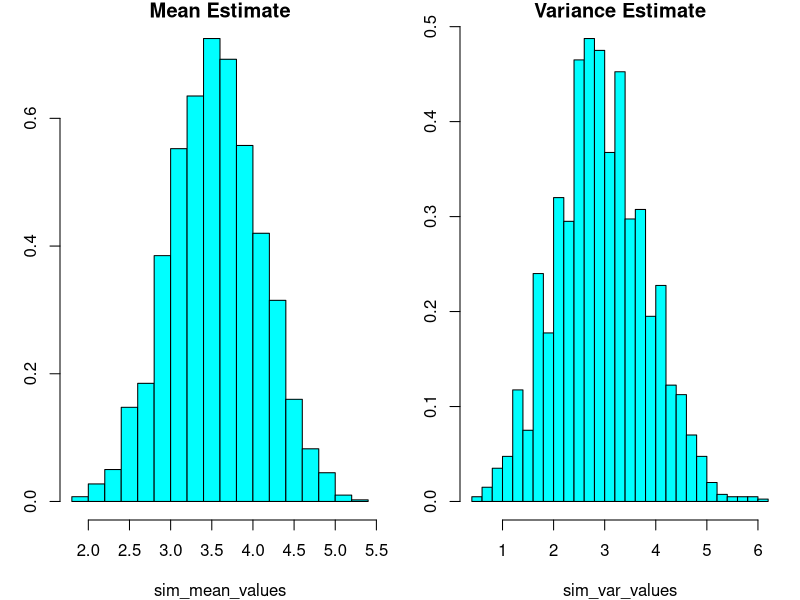
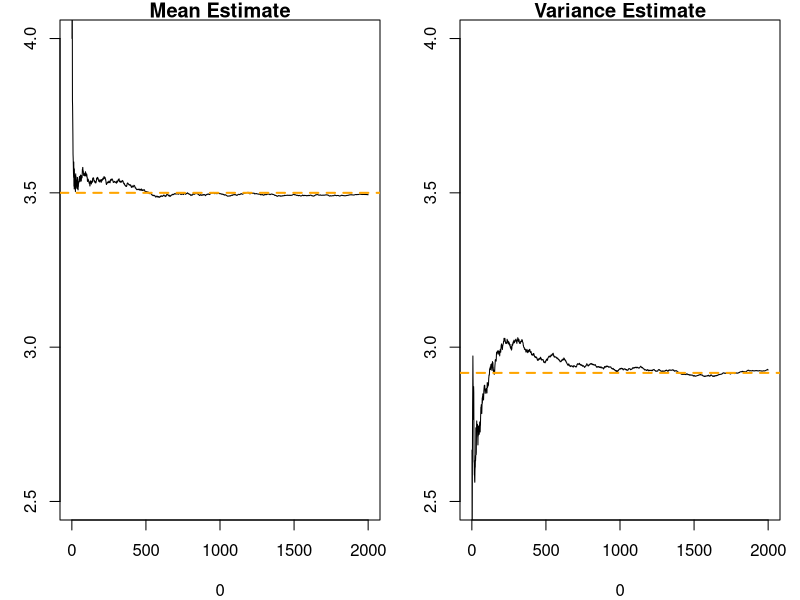

The R script that drew these images, in order:
## R_Demo_Simulation_Learning_Estimate_Mean.R
##########################################################################
## INSTRUCTOR: Christopher Fariss
## COURSE NAME: Programming and Simulation Methods for Computational Social Science (2W)
## University of Essex Summer School 2023
##
## Date: 2024-07-22
##
## Please e-mail me if you find any errors or have and suggestions (either email is fine)
## e-mail: cjf0006@gmail.com
## e-mail: cjfariss@umich.edu
##
##########################################################################
## For this R tutorial, we will learn how:
##
## (1) Simulate the roll of a D6 dice
## (2) Repeatedly simulate the roll of a D6 dice and see how close the average value is to the expected value. 
## (3) Learn about the central limit theorem from the simulation.
##
## Notes: The Central Limit Theorem (CLT) establishes that when independently generated variables (iid: independent and identically distributed random variables) are added together, the sums or averages of these variables (when normalized) converge towards a normal distribution. 
##
## This property emerges even if the original variables are not individually normally distributed, as with the roll of a die. 
##
## The probability of any value from the single roll of die is equivalent to any other value for the same-sided die in the limit (when the number of rolls approaches infinity).
## 
##########################################################################


library(MASS)


## simulate 20 randomly generated rolls from a D6 (6-sided-die)
sample(1:6, size=20, replace=TRUE)

## true mean is 3.5
(1 + 2 + 3 + 4 + 5 + 6) / 6

## or 
mean(1:6)

## true variance is approximately 2.916667 or exactly 70/24 
(1 - 3.5)^2 * (1/6) + (2 - 3.5)^2 * (1/6) + (3 - 3.5)^2 * (1/6) + (4 - 3.5)^2 * (1/6) + (5 - 3.5)^2 * (1/6) + (6 - 3.5)^2 * (1/6)

## or
sum((1:6 - mean(1:6))^2 * (1/6))

## repeat the simulation 10,000 times and calculate the average
n_sims <- 2000

## number of samples to roll each iteration
n_samples <- 10

## create two objects to hold the calculated mean and variance from each simulated sample
sim_mean_values <- c()
sim_var_values <- c()

## iterate/repeat the simulation n_sims times
for(i in 1:n_sims){
  
  ## create output
  sample_output <- sample(1:6, size=n_samples, replace=TRUE)
  
  ## save the output in the i_th position of the objects
  sim_mean_values[i] <- mean(sample_output)
  sim_var_values[i] <- var(sample_output)

}

## calculate the mean and variance of the 10,000 sample means
mean(sim_mean_values)
mean(sim_var_values)

## set graphical parameters
par(mfrow=c(1,2), mar=c(4,3,1,1))

## plot histograms 
truehist(sim_mean_values, main="Mean Estimate")
truehist(sim_var_values, main="Variance Estimate")


## calculate and plot the converging average using increasing sample sizes starting at 1 and ending at all the samples
## set graphical parameters
par(mfrow=c(1,2))

##
plot(0,0, ylim=c(2.5,4), xlim=c(0,n_sims), type="n", main="Mean Estimate")
value <- c()
for(i in 1:n_sims){
  value[i] <- mean(sim_mean_values[1:i])
}
lines(value)
abline(h=3.5, col="orange", lwd=2, lty=2)

##
plot(0,0, ylim=c(2.5,4), xlim=c(0,n_sims), type="n", main="Variance Estimate")
value <- c()
for(i in 1:n_sims){
  value[i] <- mean(sim_var_values[1:i])
}
lines(value)
abline(h=2.916667, col="orange", lwd=2, lty=2)


sqrt(2.916667)

## the values converge towards normality 
summary((sim_mean_values - 3.5))
mean((sim_mean_values - 3.5))
var((sim_mean_values - 3.5))



var(sim_mean_values)
var(sim_var_values)



